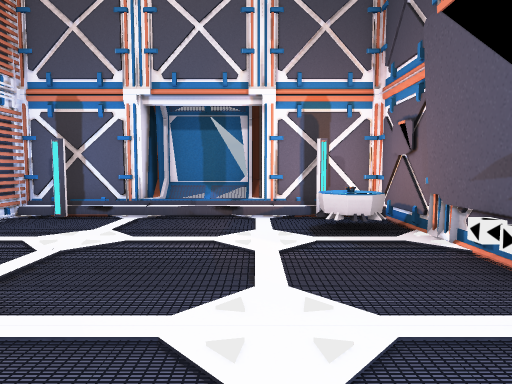
View 1 (above)

17 first-person views from a walk through a 3-D level made in the Unity game engine. The camera is 1.5 m above the floor, tilts 4° down and sees 75° across. The floor is counted in squares, 1 m on a side. Each view is taken from the middle of a square. On the plan, view 1 faces up. The plan holds only what a view shows up to about 15 squares ahead; the rest is blank. The place goes on beyond the plan. The player character is not drawn. Some animated figures are not drawn. Door leaves are left out, so doorways stand open. Some surface patterns are stand-ins.

View 2
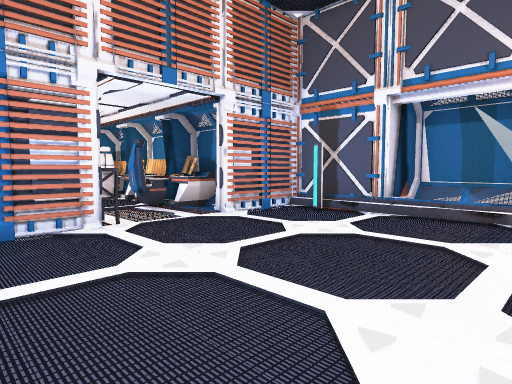

View 3
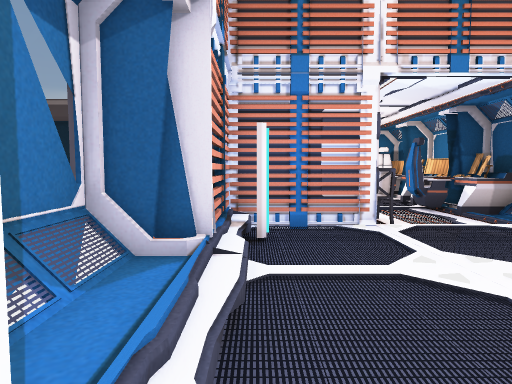

View 4
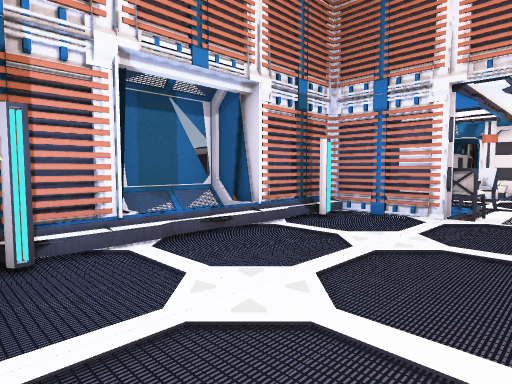

View 5
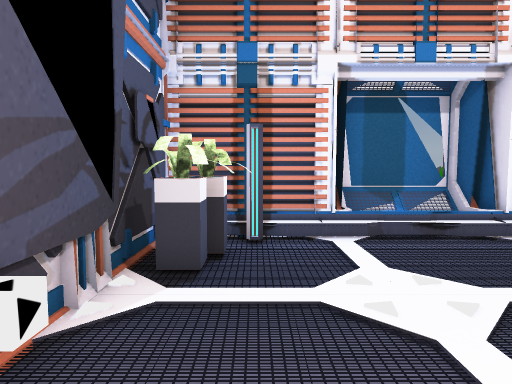

View 6
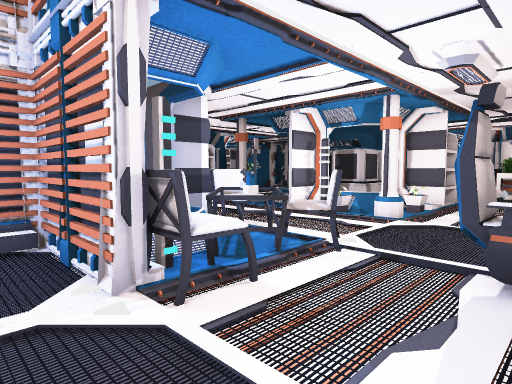

View 7
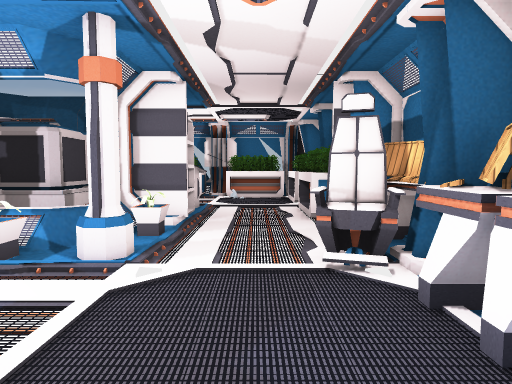

View 8
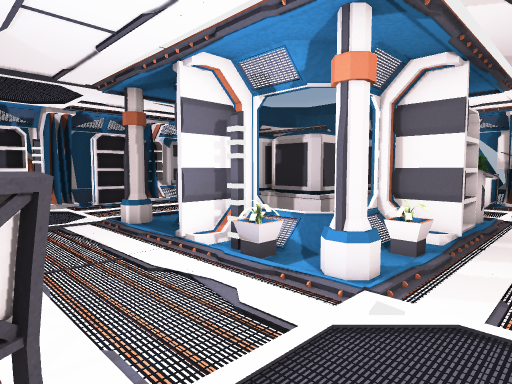

View 9
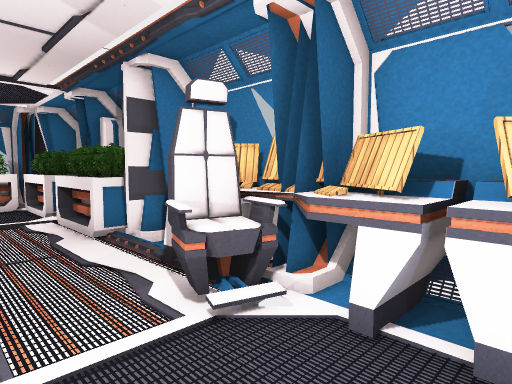

View 10
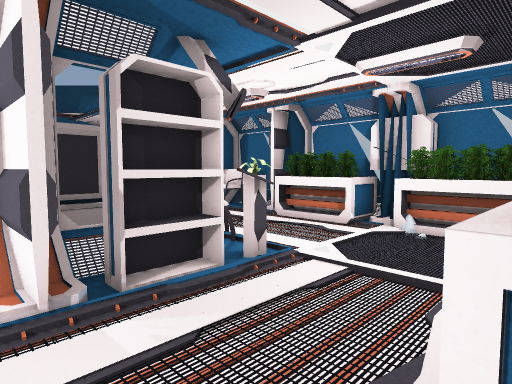

View 11
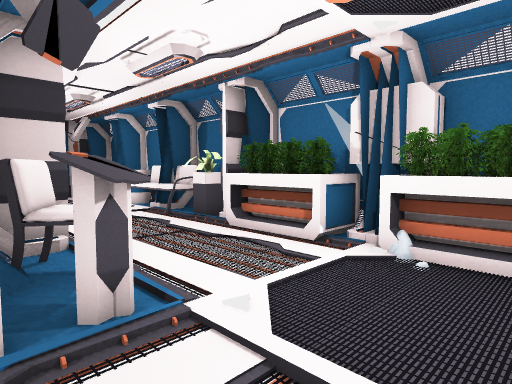

View 12
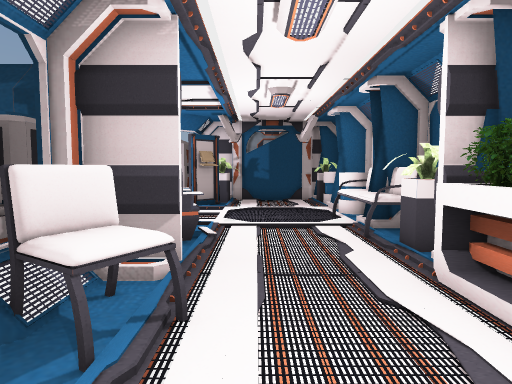

View 13
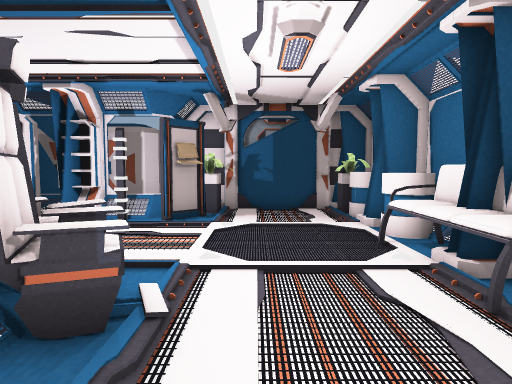

View 14
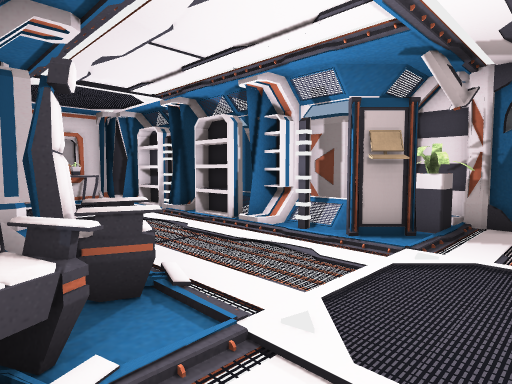

View 15
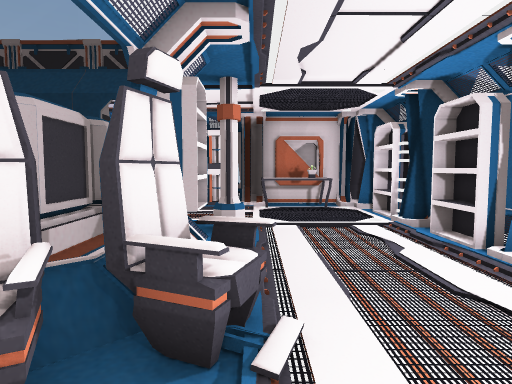

View 16
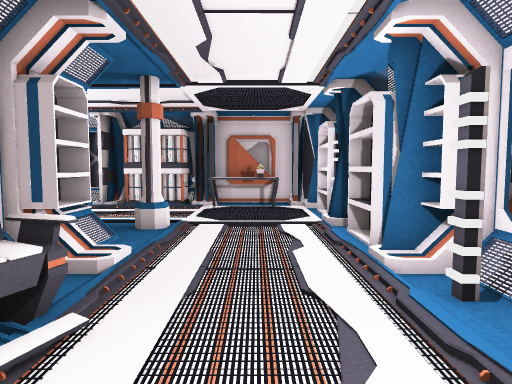

View 17
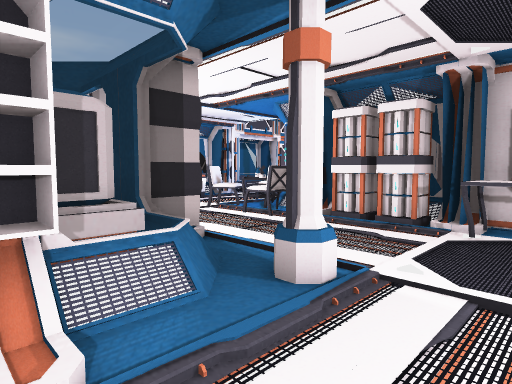

### Floor plan
Key: @ floor where view 1 was taken; # wall or solid block; x gap in a wall; . main floor; : floor 0.25 m higher than the main floor; / step, stairs or slope; D open door; = window, fence, low wall or low ledge; ^ raised ledge; E desk; C chair; T table; P plant; S shelf; L column; N container; A console; F sofa; B battery; O other object.
Columns run from 29 left of view 1 to 4 right of it. Each row starts with its distance up from view 1.
 13                          ##==#
 12                          #///#
 11                      #####///#####
 10                      #.#.......x.#
  9            #####  ## #.........^^#
  8    OSSSOO#.EEEEEEEEE.#.........^^#
  7 ##OOO OOOD.EEEEEEE#E.D...........#
  6 #O.......D..OO...OO..D...........#
  5 OO.......D...........D...........O
  4 #O.......D.......C..CC...........#
  3 ##...AASSD..LL...CCTCD...........#
  2 #O....ASS#/PLL...CTT##..........P#
  1 OO...CC NNNNP....CC# #..........P#
  0 OO....C=NNNN##...CC= #...///.@//.#
 -1 ##DDDD##N NN##DDDD## #####:::#####
 -2 #...... NNNN=......#     #===#
 -3 #P...OO=N#N=#......=
 -4 #F....OO/SS.LL....B=
 -5 #F.....O./..L....O##
 -6 #F...............O##
 -7 #F...............O#
 -8 #O...............O#
 -9 ##......##.SS##SS###
-10 OO....O#=S#SS###S##
-11 P....PP=NN  N N
-12 #......=NN
-13 #######

Where each view was taken, in squares from view 1:
view 1: 0 up, 0 right, facing up
view 2: 0 up, 1 right, facing up-left
view 3: 0 up, 1 right, facing left
view 4: 6 up, 3 right, facing down-left
view 5: 7 up, 2 right, facing down
view 6: 7 up, 6 left, facing down-left
view 7: 5 up, 11 left, facing left
view 8: 5 up, 12 left, facing down-left
view 9: 4 up, 13 left, facing up-left
view 10: 7 up, 19 left, facing down-left
view 11: 6 up, 22 left, facing down-left
view 12: 4 up, 25 left, facing down
view 13: 0 up, 25 left, facing down
view 14: 3 down, 26 left, facing down-right
view 15: 5 down, 25 left, facing right
view 16: 7 down, 25 left, facing right
view 17: 7 down, 20 left, facing up-right
